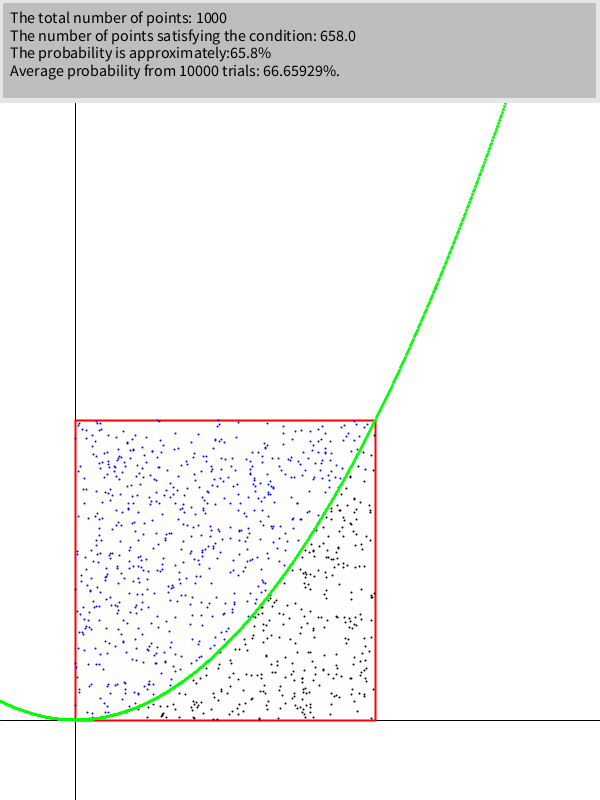
Frame 1 (no input)
Frame 60 (the mouse pressed at the canvas centre just before this capture): identical to frame 1, image omitted
Frame 120 (the mouse held since frame 60 and released just before this capture): identical to frame 1, image omitted

The Processing sketch that drew this single still picture (run headless with seeded random() and noise(); from frame 60 on, the mouse is pressed at the canvas centre):

// Processing sketch: processing_174122
// ── processing_174122.pde

float originX, originY;
float unitX, unitY;
float[] pointsX, pointsY;
float a = 1.0;
float b = .7;
int barHeight;

int numPoints = 1000;
int numTrials = 10000;
void setup(){
  size(600, 800);
  background(255);
  stroke(0);
  barHeight = height/8;
  
  originX = width/8;
  originY = 0.9 * height;
  
  unitX = 300;
  unitY = 300;
  
  pushMatrix();
    translate(originX, originY);
    strokeWeight(1);
    line(-originX, 0, width - originX, 0);
    line(0, -originY, 0, height - originY);
  popMatrix(); 
 
  stroke(255, 0, 0); 
  strokeWeight(2);
  fill(255, 0, 0, 1);
  rectMode(CORNER);
  rect(dispX(0), dispY(1), unitX, unitY);
  
  pointsX = new float[numPoints];
  pointsY = new float[numPoints];
  randomArray(pointsX, 0, 1);
  randomArray(pointsY, 0, 1);
  showPoints(pointsX, pointsY);
  
  graphF();
  //drawLine();
  
 // strokeWeight(10);
 // stroke(0, 255, 0);
 // point(dispX(coordX(originX + unitX)), dispY(f(coordX(originX + unitX))));
 displayBar();
 displayInfo();
 
 
 
 
}

void draw(){
}

void mouseClicked(){
  setup();
}

float f(float x_){
  //return a*x_ + b;
  return x_ * x_;
}



float dispX(float x_){
  return originX  + x_ * unitX;
}

float dispY(float y_){
  return originY - y_ * unitY;
}

float coordX(float x_){
  return (x_ - originX)/unitX;
}
float coordY(float y_){
  return -(y_ - originY)/unitY;
}

void randomArray(float[] m, float a, float b){
  for(int i = 0; i < m.length; i++){
    m[i] = random(a, b);
  }
}

void showPoints(float[] x, float[] y){
  for(int i = 0; i < x.length; i++){
    if(inRange(x[i], y[i])){
      stroke(0, 0, 255);
    }else{
      stroke(0);
    }
    point(dispX(x[i]), dispY(y[i]));
  }
}



void graphF(){
  strokeWeight(3);
  stroke(0, 255, 0);
  for(int i = int(0); i < int(width); i++){
    point(i, dispY(f(coordX(i))));
  }
}

void drawLine(){
  stroke(0, 255, 0);
  strokeWeight(1);
  line(dispX(coordX(0)), dispY(f(coordX(0))), dispX(coordX(width)), dispY(f(coordX(width))));
  
}

boolean inRange(float x, float y){
  return y > f(x);
}

int countPoints(float[] x_, float[] y_){
  int counter = 0;
  for(int i = 0; i < x_.length; i++){
    if(inRange(x_[i], y_[i])){
     counter++; 
    }
  }
  return counter;
}

void displayBar(){
  rectMode(CORNER);
  fill(190);
  stroke(230);
  strokeWeight(5);
  rect(0, 0, width - 2, barHeight);
}

void displayInfo(){
  float textH;
  textH = barHeight/6;
  textSize(textH);
  fill(0);
  float goodPoints;
  goodPoints = countPoints(pointsX, pointsY);
  textAlign(LEFT, CENTER);
  text("The total number of points: " + numPoints, 10, 1.1 * textH );
  text("The number of points satisfying the condition: " + goodPoints, 10, 2.2 * textH);
  text("The probability is approximately:" + goodPoints/numPoints * 100 + "%", 10, 3.3 * textH);
  text("Average probability from " + numTrials + " trials: "
                  + averagedProb(numTrials) * 100 + "%.", 10, 4.4 * textH);
  //text("The exact probability is: " + exactProbability(a, b)+ ".",10,  4.4 * textH);
}

float averagedProb(float n){
   float sumInRange = 0;
   for(int i = 0; i < n; i++){
   randomArray(pointsX, 0, 1);
   randomArray(pointsY, 0, 1);
   sumInRange += countPoints(pointsX, pointsY);
 }
 return sumInRange / (n * numPoints) ;
}




float exactProbability(float a_, float b_){
  float answer;
  
  answer = 999999; 
  
  if(a > 0){
    if(b >= 1){
      answer = 0;
    }else if(b >= 0){
      if(b >= 1 - a){
        answer = 0.5 * (1 - b) * (1 - b)/ a; 
      }else{
        answer = 1 - 0.5 * (b + a + b);
      }
    }else if(b < -a){
      answer = 1;
    }else{
      answer = 0.5 * (-b/a + (1 - b)/a);
    }
  }else if(a < 0){
    if(b <= 0){
      answer = 1;
    }else if(b < 1){
      if(b < -a){
        answer = 1 - 0.5 * b * (-b / a);
      }else{
        answer = 1 - 0.5 * (b + a + b);
      }
    }else if(b > 1 - a){
      answer = 0;
    }else{
      answer = 0.5 * (1 - b)/a * (1 - (a + b));
    }
  }else if(a == 0){
    if(b > 1){
      answer = 0;
    }else if(b < 0){
      answer = 1;
    }else{
      answer = 1 - b;
    }
  }
  return answer;
}
